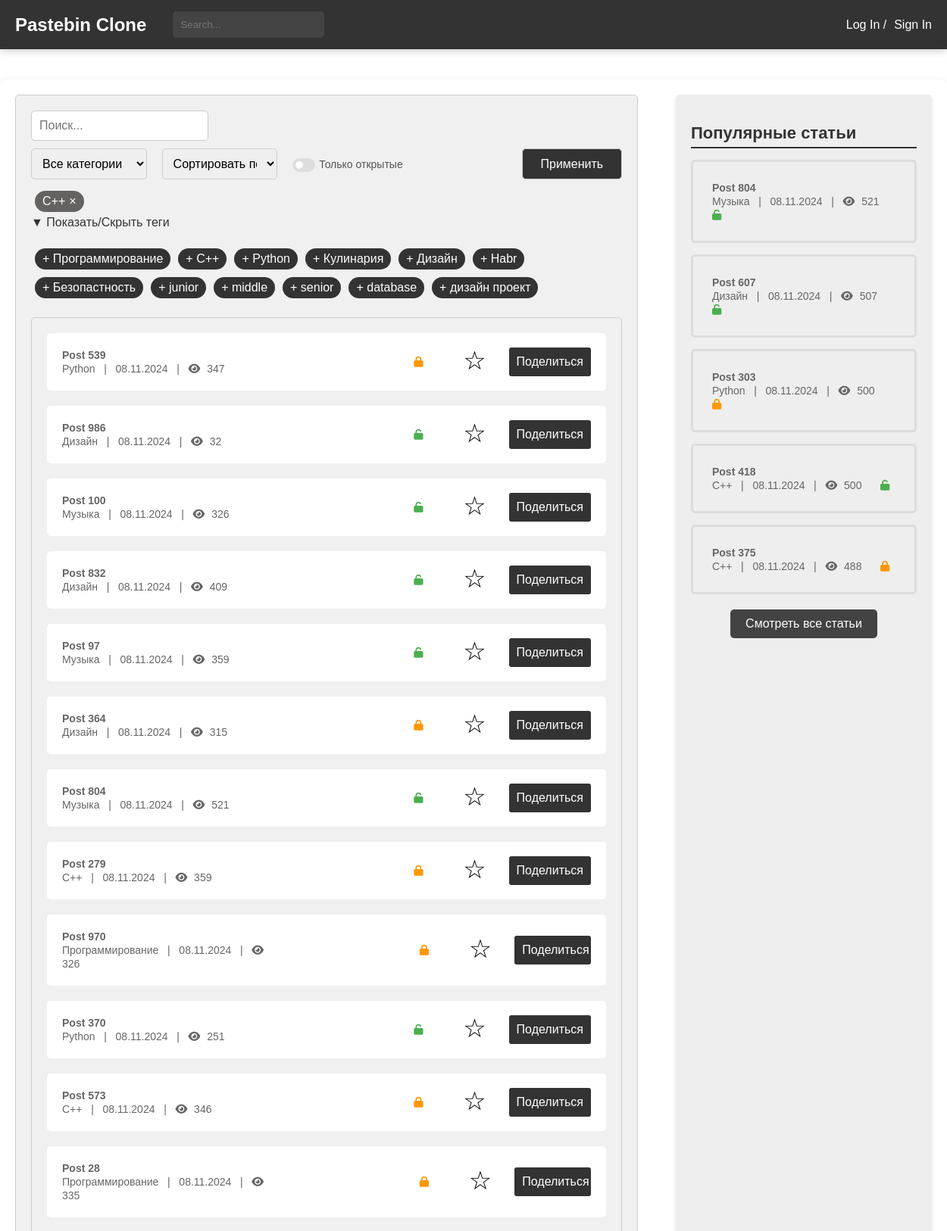
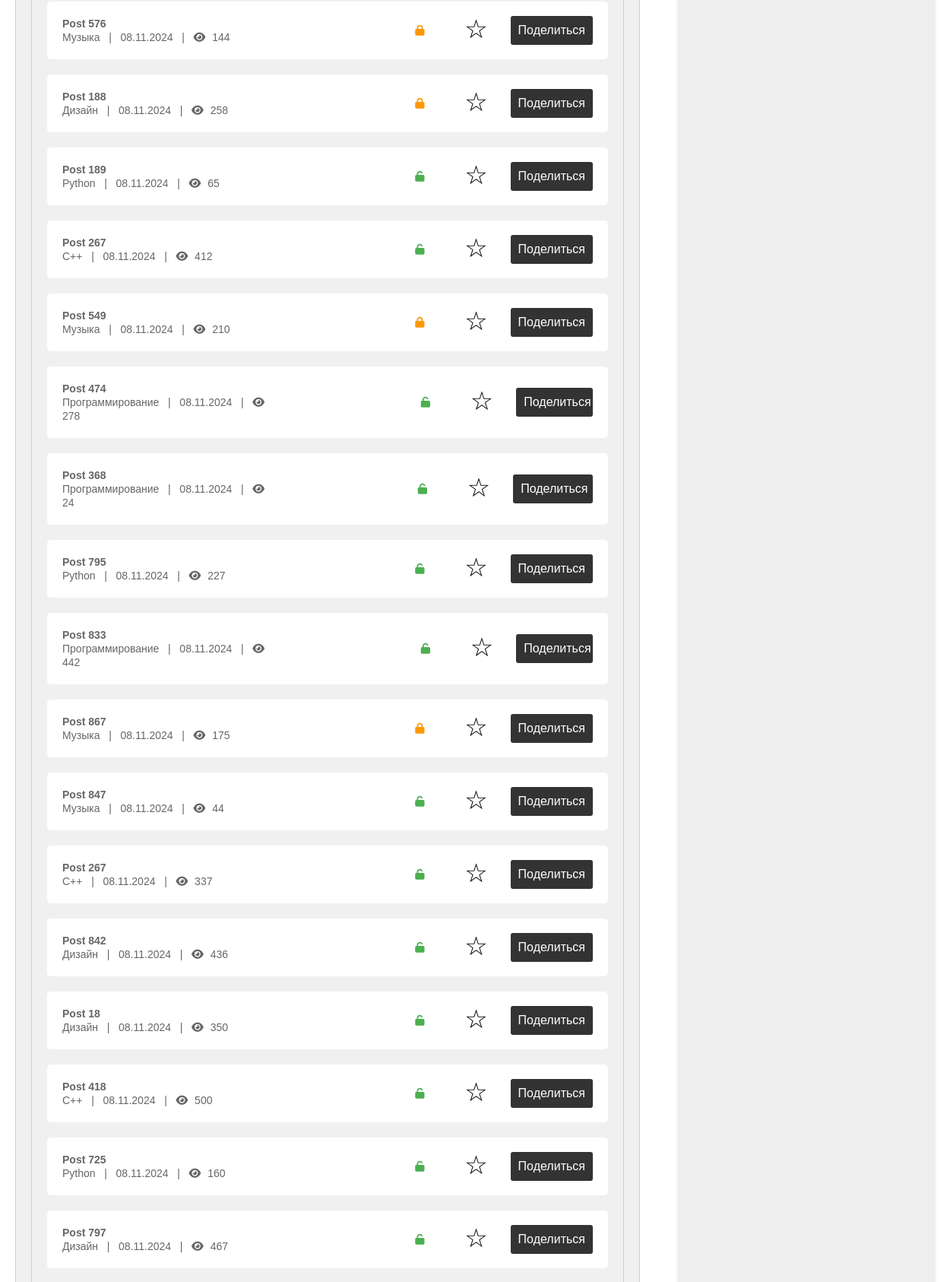
The page /posts_check/?tags=С++ (upper part) on the database as committed earlier (2 pictures, top to bottom).
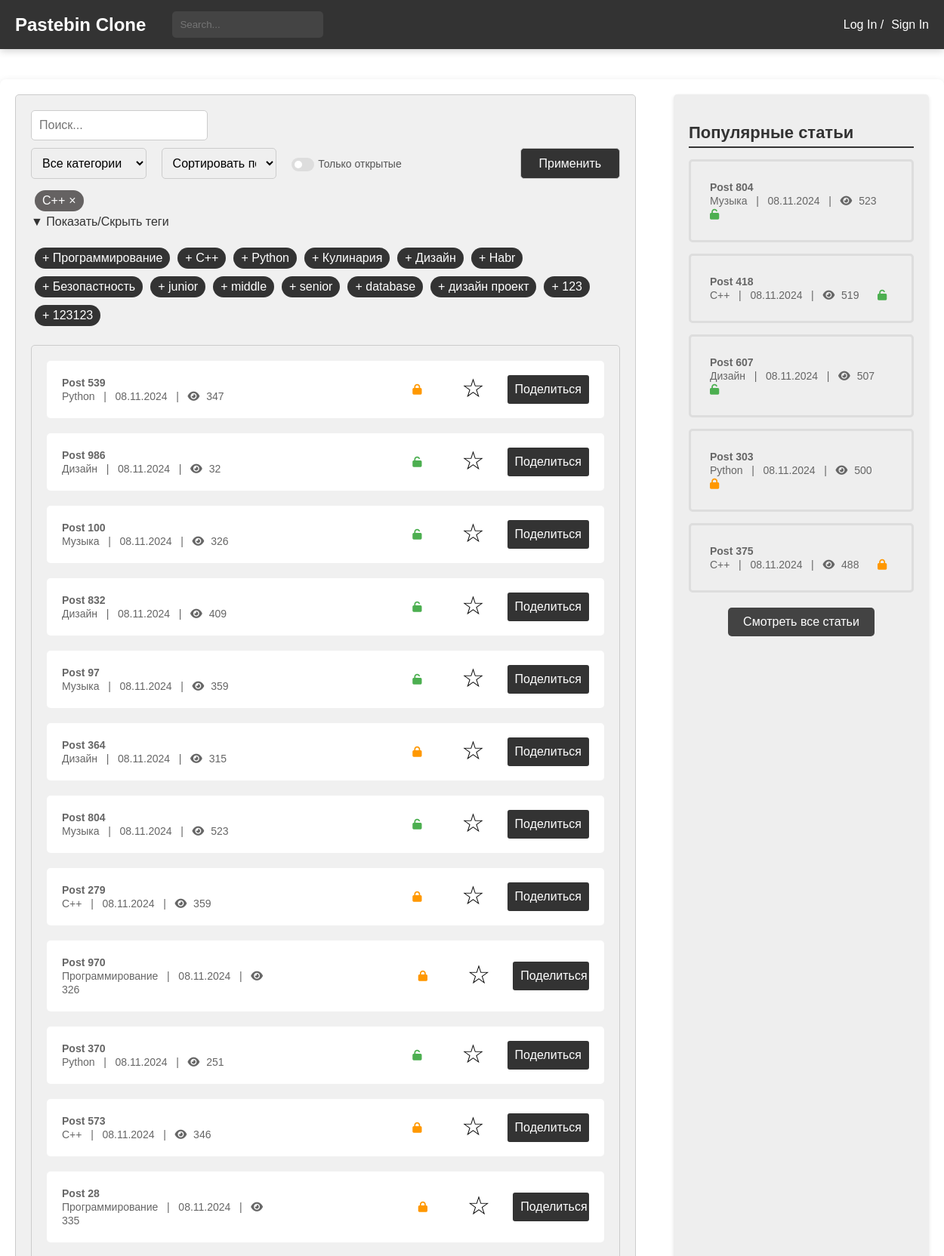
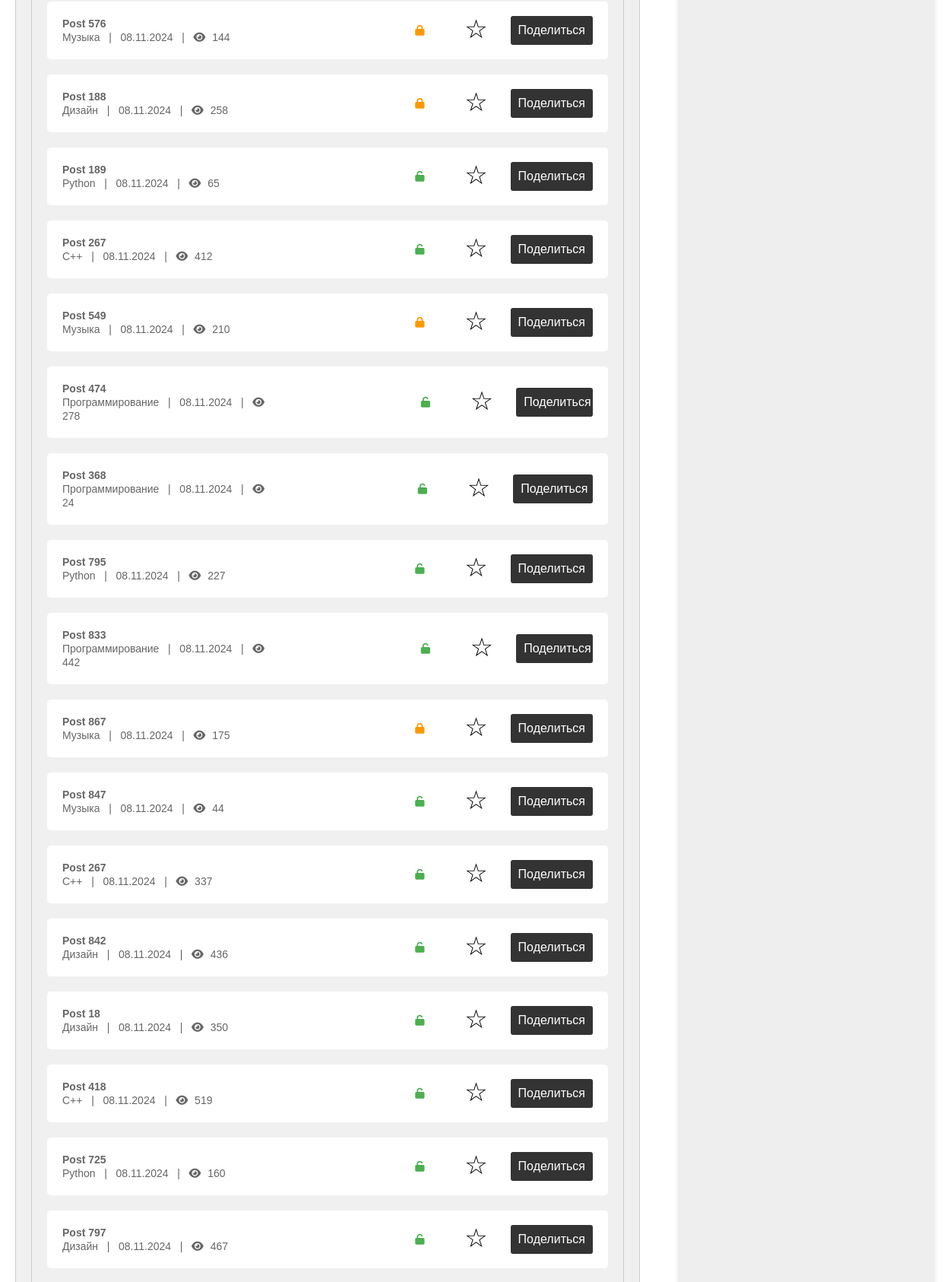
The same page on the database as committed later (2 pictures, top to bottom).
### blog/models.py (models this page shows, shortened)
class Tag(models.Model):
    name = models.CharField(max_length=30, unique=True)
    class Meta:
        verbose_name = 'Тег'
        verbose_name_plural = 'Теги'

class Paste(models.Model):
    ACCESS_STATUS_CHOICES = [
        (0, 'Private'),
        (1, 'Public'),
        (2, 'Draft'),
    ]
    TIME_LIVE_CHOICES = [
        (None, 'Никогда'),
        (timedelta(minutes=2), 'Через 2 минуты'),
        (timedelta(hours=1), 'Через 1 час'),
        (timedelta(days=1), 'Через 1 день'),
        (timedelta(weeks=1), 'Через 1 неделю'),
    ]
    title = models.CharField(max_length=200)
    content = models.TextField()
    author = models.ForeignKey(User, on_delete=models.CASCADE)
    created_at = models.DateTimeField(auto_now_add=True)
    updated_at = models.DateTimeField(auto_now=True)
    slug = models.UUIDField(default=uuid.uuid4, editable=False, unique=True)
    tags = models.ManyToManyField(Tag, related_name='posts')
    category = models.ForeignKey(Category, on_delete=models.SET_NULL, null=True)
    access_status = models.IntegerField(choices=ACCESS_STATUS_CHOICES, default=1)
    time_live = models.DurationField(null=True, blank=True)
    password = models.CharField(max_length=100, null=True, blank=True)
    is_delete_after_read = models.BooleanField(default=False)
    views_count = models.PositiveIntegerField(default=0)
    favourite_count = models.PositiveIntegerField(default=0)
    def get_absolute_url(self):
        return reverse('blog:post-detail', kwargs={'slug': self.slug})
    def get_formatted_created_at(self):
        return self.created_at.strftime('%d.%m.%Y')
    class Meta:
        verbose_name = 'Паста'
        verbose_name_plural = 'Паста'

class Category(models.Model):
    name = models.CharField(max_length=30, unique=True)
    parent = models.ForeignKey(
        'self',
        on_delete=models.CASCADE,
        null=True, blank=True,
        related_name='subcategories'
    )
    def __str__(self):
        return self.name
    class Meta:
        verbose_name = 'Категория'
        verbose_name_plural = 'Категории'

### blog/views.py (the view)
# urls.py: path('posts_check/', views.posts_check, name='posts-list'),
def posts_check(request):
    posts = Paste.objects.all()
    tags = Tag.objects.all()
    popular_posts = Paste.objects.order_by('-views_count')[:5]
    categories = Category.objects.all()
    category = request.GET.get('category')
    sort_by = request.GET.get('sort')
    access_status = request.GET.get('access_status')
    has_password = request.GET.get('has_password')
    search_query = request.GET.get('search', '')
    selected_tags = request.GET.get('tags')
    selected_tags = selected_tags.split(',') if selected_tags else []
    posts = sort_and_filter(posts, category, sort_by, access_status, has_password, search_query, selected_tags)
    return render(request, 'blog/posts.html', {
        'posts': posts,
        'popular_posts': popular_posts,
        'categories': categories,
        'selected_category': category,
        'selected_sort': sort_by,
        'has_password': has_password,
        'search_query': search_query,
        'tags': tags,
        'selected_tags': selected_tags,
    })

### general/context_processors.py (called while the page is built)
def unread_counts(request):
    if request.user.is_authenticated:
        unread_messages_count = Messages.objects.filter(user=request.user, is_checked=False).count()
        unread_notifications_count = Notifications.objects.filter(user=request.user, is_checked=False).count()
    else:
        unread_messages_count = 0
        unread_notifications_count = 0
    return {
        'unread_messages_count': unread_messages_count,
        'unread_notifications_count': unread_notifications_count,
    }

### blog/templates/blog/posts.html (shortened to what this page needs)
{% extends 'blog/temps/base.html' %}
{% load static %}
{% block head %}
<link rel="stylesheet" type="text/css" href="{% static 'css/posts.css' %}">
<link rel="stylesheet" href="https://cdnjs.cloudflare.com/ajax/libs/font-awesome/4.7.0/css/font-awesome.min.css">
{% endblock %}
{% block content %}
<main>
    <div class="main-container">
        <div class="post-filter">
            <form method="GET" action="{% url 'blog:posts-list' %}">
                <input type="search" name="search" placeholder="Поиск..." value="{{ search_query }}">
                <div style="display: flex; justify-content: space-between; margin-top: 10px;">
                    <select name="category" style="width: 35%;">
                        <option value="">Все категории</option>
                    </select>
                    <select name="sort" style="width: 35%; margin-left: 20px;">
                        <option value="">Сортировать по</option>
                    </select>
                    <div class="checkbox-container">
                        <label for="has_password">
                            <span>Только открытые</span>
                            <span></span>
                            <span></span>
                        </label>
                    </div>
                    <button type="submit" class="styled-button" style="margin-left: 157px" onclick="applyFilters()">Применить</button>
                </div>
                {% include 'blog/temps/tags_drop_menu.html' %}
            </form>
            <div class="post-list">
                <ul>
                    {% for post in posts %}
                    <li class="post-item">
                        <div class="post-details">
                            <a href="{% url 'blog:post-detail' post.slug %}">
                                <span class="article-title">{{ post.title }}</span>
                                <br>
                                <span class="article-meta">{{ post.category }} &nbsp; | &nbsp; {{ post.get_formatted_created_at }} &nbsp; | &nbsp;
                        <i class="fa fa-eye"></i> <span class="view-count">{{ post.views_count }}</span></span>
                            </a>
                        </div>
                        <div class="post-actions">
                            {% if post.password %}
                            <span class="post-lock"><i class="fa fa-lock" aria-hidden="true"
                                                       style="color: #FF9800;"></i></span>
                            {% else %}
                            <span class="post-lock"><i class="fa fa-unlock" aria-hidden="true"
                                                       style="color: #4CAF50;"></i></span>
                            {% endif %}
                            <span class="post-favorite" data-post-slug="{{ post.slug }}"
                                  onclick="toggleFavorite(this, '{{ post.slug }}')">
                                <span class="star" id="favorite-star"
                                      style="color: {% if post in user.favorites.all %}#FFD700{% else %}black{% endif %};">
                                    {% if post in user.favorites.all %}★{% else %}☆{% endif %}
                                </span>
                            </span>
                            <button class="post-share-button" onclick="copyToClipboard('{{ post.get_absolute_url }}')">
                                Поделиться
                            </button>
                        </div>
                    </li>
                    {% endfor %}
                </ul>
            </div>
        </div>
        {% include 'blog/temps/popular_posts.html' %}
    </div>
</main>
{% endblock %}

### blog/templates/blog/temps/tags_drop_menu.html (shortened to what this page needs)
{% load static %}
<head>
    <link rel="stylesheet" type="text/css" href="{% static 'css/tags_drop_menu.css' %}">
</head>
<div>
    <div class="selected-tags" id="selectedTags">
        {% for tag in selected_tags %}
        <div class="selected-tag">{{ tag }}
            <span class="remove-tag" onclick="removeTag('{{ tag }}')">&times;</span>
        </div>
        {% endfor %}
    </div>
    <div class="toggle-button" onclick="toggleTagList()">&#9660; Показать/Скрыть теги</div>
    <div class="tag-list-container" id="tagListContainer">
        <div class="tags-container">
            {% for tag in tags %}
            <div class="tag" onclick="selectTag('{{ tag.name }}')" data-tag-id="{{ tag.id }}">
                + {{ tag.name }}
            </div>
            {% endfor %}
        </div>
    </div>
</div>

### blog/templates/blog/temps/popular_posts.html
{% load static %}
<head>
    <link rel="stylesheet" type="text/css" href="{% static 'css/popular_posts.css' %}">
    <link rel="stylesheet" href="https://cdnjs.cloudflare.com/ajax/libs/font-awesome/6.0.0-beta3/css/all.min.css">
</head>
<div class="right-block">
    <h2>Популярные статьи</h2>
    <ul>
        {% for popular_post in popular_posts %}
        <li>
            <a href="{% url 'blog:post-detail' popular_post.slug %}">
                <span class="article-title">{{popular_post.title}}</span>
                <br>
                <span class="article-meta">{{ popular_post.category }} &nbsp; | &nbsp; {{ popular_post.get_formatted_created_at }} &nbsp; |  &nbsp;
                                    <i class="fa fa-eye"></i> <span
                            class="view-count">{{popular_post.views_count}}</span></span>
                {% if popular_post.password %}
                <span><i class="fa fa-lock" aria-hidden="true" style="color: #FF9800;"></i></span>
                {% else %}
                <span><i class="fa fa-unlock" aria-hidden="true" style="color: #4CAF50;"></i></span>
                {% endif %}
            </a>
        </li>
        {% endfor %}
    </ul>
     <div class="all-posts-link">
        <a href="{% url 'blog:posts-list' %}">Смотреть все статьи</a>
    </div>
</div>

Rows that differ between the two databases and show on the page:
added Tag: name "123"
added Tag: name "123123"
changed Paste "Post 804": views_count "521" → "523"
changed Paste "Post 418": views_count "500" → "519"; moves up the list
